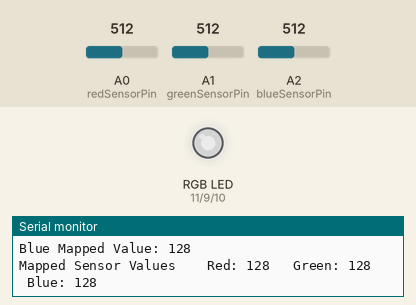
This sketch was run on a simulated Arduino Uno, built with avr-gcc and run on an emulated ATmega328P. Shown: an RGB LED mixed from three pins (HIGH = lit), the last lines printed to the serial monitor. The inputs (shaded band) are chosen by the test bench; at power-on: A0 (redSensorPin) = 512, A1 (greenSensorPin) = 512, A2 (blueSensorPin) = 512. Dim RGB values are drawn brighter than linear.

Above: at 2.0 s.
2.1 s: A0 (redSensorPin) set to 716
At 3.4 s:
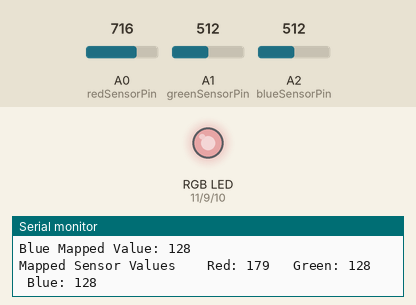
4.1 s: A1 (greenSensorPin) set to 987
At 5.8 s:
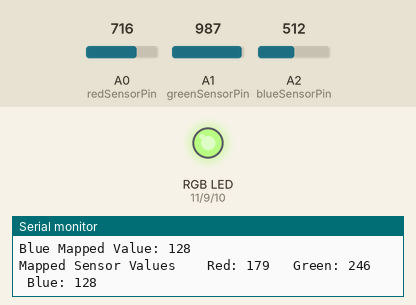
6.5 s: A1 (greenSensorPin) set to 1010
At 8.4 s:
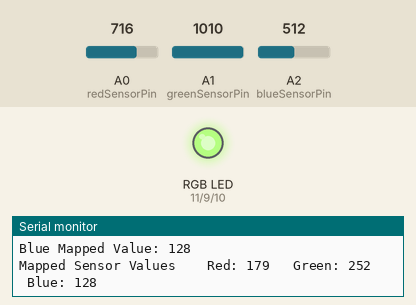
11.0 s: A2 (blueSensorPin) set to 716
At 13.5 s:
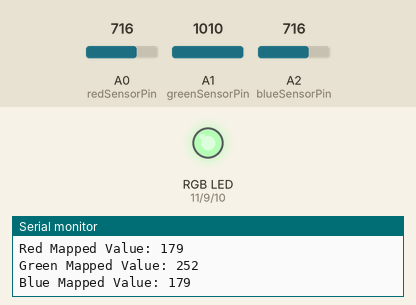
13.8 s: A0 (redSensorPin) set to 409
At 15.9 s:
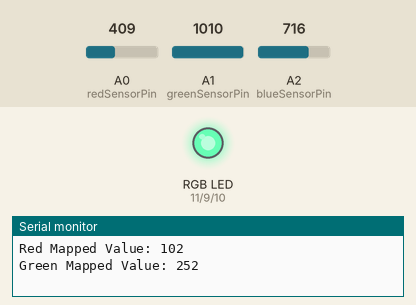
16.2 s: A0 (redSensorPin) set to 386
At 17.4 s:
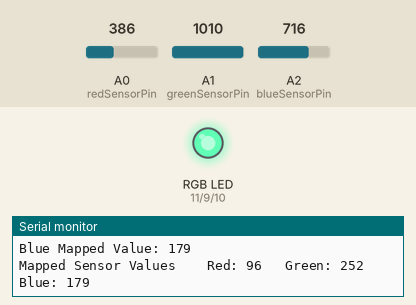
Timing chart, 0 to 19.2 s (numbered marks = the images above; inputs shaded):
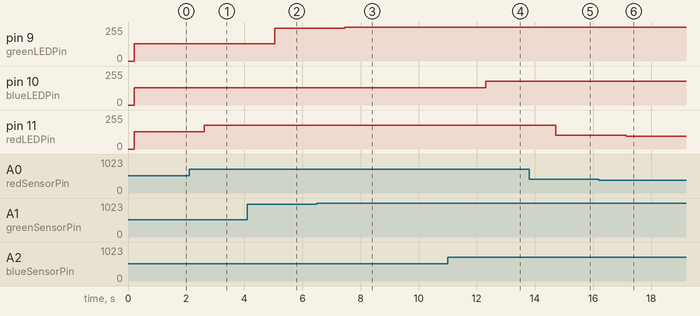

The sketch:

Color_mixing_lamp.ino
```cpp
// Define LED pins
const int greenLEDPin = 9;
const int redLEDPin   = 11;
const int blueLEDPin  = 10;

// Define sensor pins (analog input)
const int redSensorPin   = A0;
const int greenSensorPin = A1;
const int blueSensorPin  = A2;

// Variables to store sensor readings
int redSensorValue   = 0;
int greenSensorValue = 0;
int blueSensorValue  = 0;

// Variables to store mapped values (to be written to LEDs)
int redValue   = 0;
int greenValue = 0;
int blueValue  = 0;

void setup() {
  Serial.begin(9600);

  // Set LED pins as output
  pinMode(greenLEDPin, OUTPUT);
  pinMode(redLEDPin, OUTPUT);
  pinMode(blueLEDPin, OUTPUT);
}

void loop() {
  // Read analog sensor values
  redSensorValue   = analogRead(redSensorPin);
  greenSensorValue = analogRead(greenSensorPin);
  blueSensorValue  = analogRead(blueSensorPin);

  // Print each sensor value separately
  Serial.print("Red Sensor Raw Value: ");
  Serial.println(redSensorValue);
  Serial.print("Green Sensor Raw Value: ");
  Serial.println(greenSensorValue);
  Serial.print("Blue Sensor Raw Value: ");
  Serial.println(blueSensorValue);

  // Print raw sensor values in one line
  Serial.print("Raw Sensor Values \t Red: ");
  Serial.print(redSensorValue);
  Serial.print("\t Green: ");
  Serial.print(greenSensorValue);
  Serial.print("\t Blue: ");
  Serial.println(blueSensorValue);

  // Map sensor values (0-1023) to LED brightness range (0-255)
  redValue   = redSensorValue / 4;
  greenValue = greenSensorValue / 4;
  blueValue  = blueSensorValue / 4;

  // Print mapped values separately
  Serial.print("Red Mapped Value: ");
  Serial.println(redValue);
  Serial.print("Green Mapped Value: ");
  Serial.println(greenValue);
  Serial.print("Blue Mapped Value: ");
  Serial.println(blueValue);

  // Print mapped values in one line
  Serial.print("Mapped Sensor Values \t Red: ");
  Serial.print(redValue);
  Serial.print("\t Green: ");
  Serial.print(greenValue);
  Serial.print("\t Blue: ");
  Serial.println(blueValue);

  // Write mapped values to corresponding LEDs to adjust brightness
  analogWrite(redLEDPin, redValue);
  analogWrite(greenLEDPin, greenValue);
  analogWrite(blueLEDPin, blueValue);

  // Delay to observe changes
  delay(1000);
}
```

Measured:
- after the input at 2.1 s, pin 11 (redLEDPin): 128/255 → 179/255 after 0.53 s
- after the input at 4.1 s, pin 9 (greenLEDPin): 128/255 → 246/255 after 0.94 s
- after the input at 6.5 s, pin 9 (greenLEDPin): 246/255 → 252/255 after 0.96 s
- after the input at 11.0 s, pin 10 (blueLEDPin): 128/255 → 179/255 after 1.3 s
- after the input at 13.8 s, pin 11 (redLEDPin): 179/255 → 102/255 after 0.92 s
- after the input at 16.2 s, pin 11 (redLEDPin): 102/255 → 96/255 after 0.94 s
